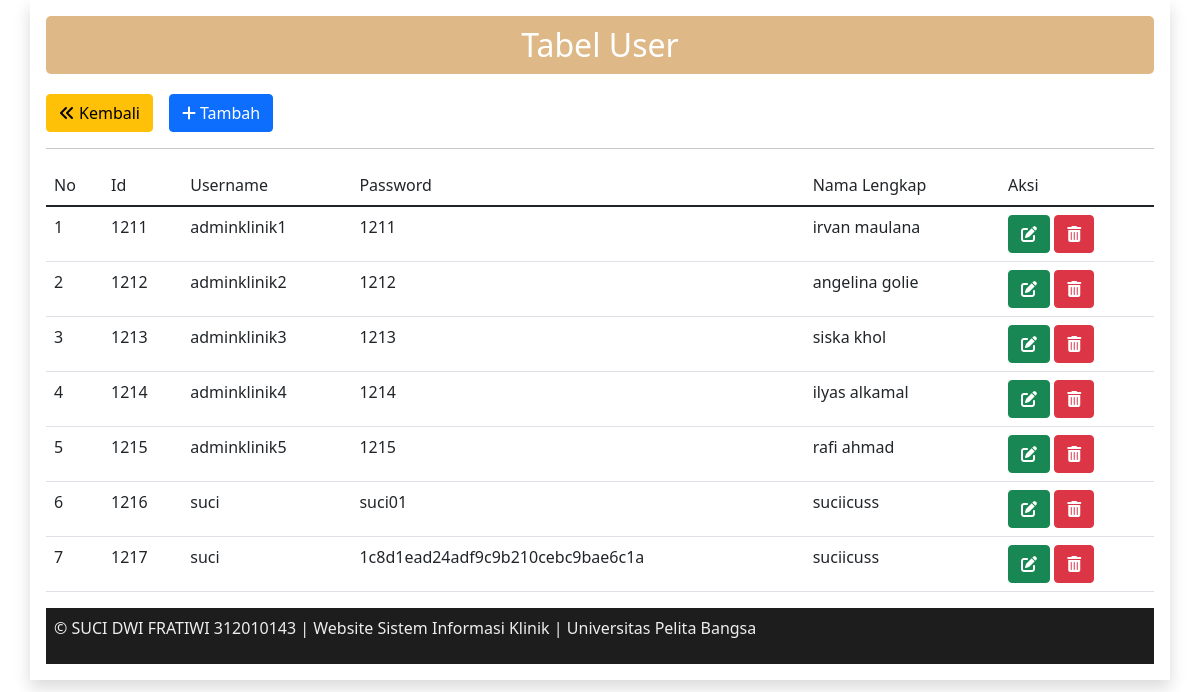
Screenshot of /user/user.php (signed in) with the database file from the repository.
### tables this page shows
CREATE TABLE `user` (
  `id` int(5) NOT NULL,
  `username` varchar(20) DEFAULT NULL,
  `password` varchar(32) DEFAULT NULL,
  `nama_lengkap` varchar(40) DEFAULT NULL
);

### user/user.php (the view, shortened to what this page needs)
<!DOCTYPE html>
<html lang="en">
<head>
	<link rel="stylesheet" href="../css/bootstrap.min.css" />
	<link rel="stylesheet" href="../fontawesome/fontawesome/css/all.css" />
</head>
<body>
<div class="container shadow p-3">
	<header>
	<h2 align="center" class="hero text-white">Tabel User</h2>
	</header>
	<div class="btn-toolbar mb-2 mb-md-10">
		<a class="btn btn-warning me-3" href="../data.php" role="button"><i class="fa-solid fa-angles-left me-1"></i>Kembali</a>
		<a class="btn btn-primary" href="user_tambah.php" role="button"><i class="fa-solid fa-plus me-1"></i>Tambah</a>
	</div>
	<hr>
	<div class="table-responsive">
		<table class="table">
			<thead>
				<tr class="bold">
					<td>No</td>
					<td>Id</td>
					<td>Username</td>
					<td>Password</td>
					<td>Nama Lengkap</td>
					<td>Aksi</td>
				</tr>
			</thead>
			<?php
			require "../koneksi.php";
			$no = 1;
			$query = mysqli_query($conn, 'SELECT * FROM user');
			while ($data = mysqli_fetch_array($query)) {
			?>
				<tr>
					<td><?php echo $no++ ?></td>
					<td><?php echo $data['id'] ?></td>
					<td><?php echo $data['username'] ?></td>
					<td><?php echo $data['password'] ?></td>
					<td><?php echo $data['nama_lengkap'] ?></td>
					<td>
						<a class="btn btn-success" href="user_ubah.php?id=<?= $data['id'];?>" role="button"><i class="fa-solid fa-pen-to-square"></i></a>
						<a class="btn btn-danger" href="user_hapus.php?id=<?= $data['id'];?>" role="button"><i class="fa-solid fa-trash-can"></i></a>
					</td>
				</tr>
			<?php } ?>
		</table>
	</div>
	<?php require "../footer.php";?>
</div>
</body>
</html>

### user/user.php (style rules this page uses)
.hero { background-color: #DEB887; border-radius: 5px; padding: 10px 23px; margin-bottom: 20px; }

### rows the page displays
user: id "1211", username "adminklinik1", password "1211", nama_lengkap "irvan maulana"
user: id "1212", username "adminklinik2", password "1212", nama_lengkap "angelina golie"
user: id "1213", username "adminklinik3", password "1213", nama_lengkap "siska khol"
user: id "1214", username "adminklinik4", password "1214", nama_lengkap "ilyas alkamal"
user: id "1215", username "adminklinik5", password "1215", nama_lengkap "rafi ahmad"
user: id "1216", username "suci", password "suci01", nama_lengkap "suciicuss"
user: id "1217", username "suci", password "1c8d1ead24adf9c9b210cebc9bae6c1a", nama_lengkap "suciicuss"
